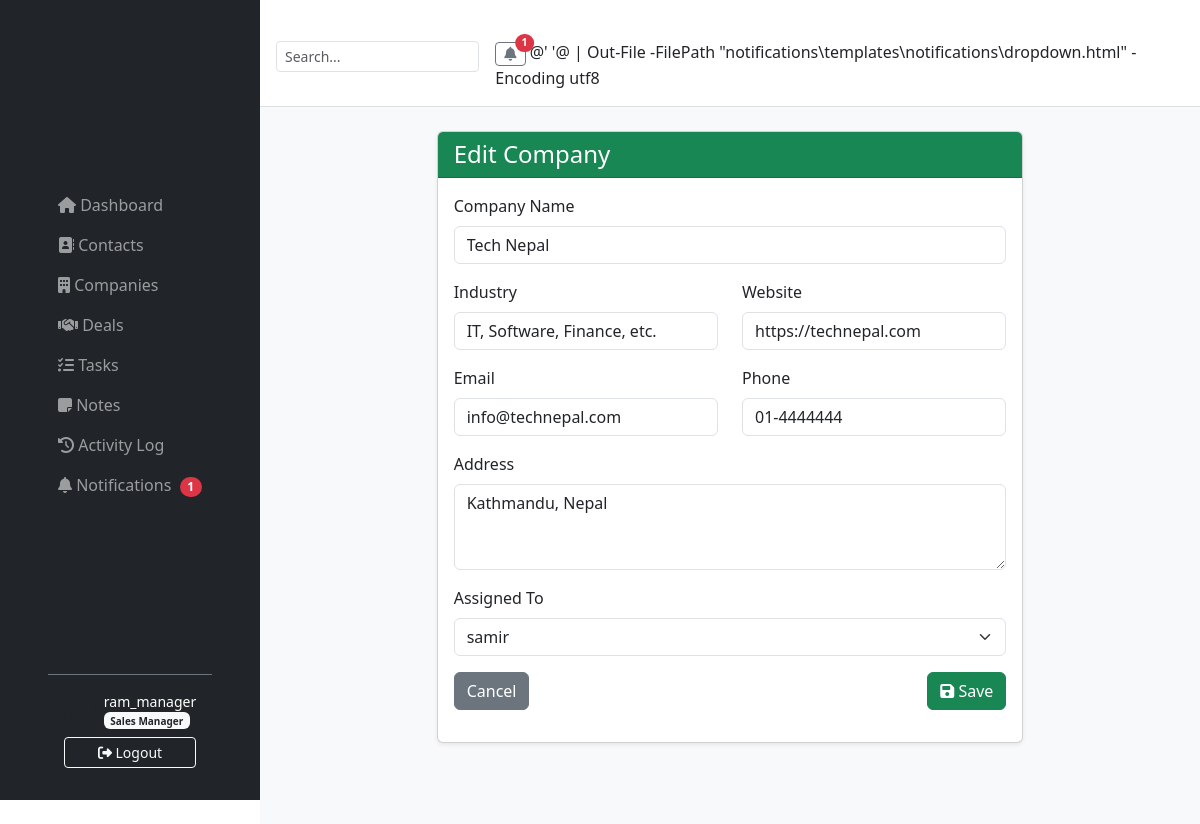
The app's page /companies/1/update/ (signed in) with its own data.
### companies/models.py (models this page shows, shortened)
class Company(models.Model):
    name = models.CharField(max_length=200, unique=True)
    industry = models.CharField(max_length=100, blank=True)
    website = models.URLField(blank=True)
    email = models.EmailField(blank=True)
    phone = models.CharField(max_length=20, blank=True)
    address = models.TextField(blank=True)
    assigned_to = models.ForeignKey(User, on_delete=models.SET_NULL, null=True, blank=True)
    created_at = models.DateTimeField(auto_now_add=True)

### companies/views.py (the view)
# urls.py: path('<int:pk>/update/', views.company_update, name='company_update'),
@login_required
@manager_required
def company_update(request, pk):
    company = get_object_or_404(
        Company,
        pk=pk
    )
    old_assigned_to = company.assigned_to
    if request.method == "POST":
        form = CompanyForm(
            request.POST,
            instance=company,
        )
        if form.is_valid():
            company = form.save()
            create_activity(
                user=request.user,
                module="Company",
                action="UPDATE",
                object_name=company.name,
                description=f"Updated company '{company.name}'",
            )
            if company.assigned_to:
                create_notification(
                    user=company.assigned_to,
                    title="Company Updated",
                    message=(
                        f"Company '{company.name}' "
                        "has been updated."
                    ),
                )
            if (
                old_assigned_to != company.assigned_to
                and company.assigned_to
            ):
                create_notification(
                    user=company.assigned_to,
                    title="Company Assigned",
                    message=(
                        f"You have been assigned "
                        f"company '{company.name}'."
                    ),
                )
            messages.success(
                request,
                "Company updated successfully!"
            )
            return redirect("company_list")
    else:
        form = CompanyForm(instance=company)
    return render(
        request,
        "companies/company_form.html",
        {
            "form": form,
        },
    )

### companies/forms.py
class CompanyForm(forms.ModelForm):
    class Meta:
        model = Company
        fields = ['name', 'industry', 'website', 'email', 'phone', 'address', 'assigned_to']
        widgets = {
            'name': forms.TextInput(attrs={'class': 'form-control'}),
            'industry': forms.TextInput(attrs={'class': 'form-control'}),
            'website': forms.URLInput(attrs={'class': 'form-control'}),
            'email': forms.EmailInput(attrs={'class': 'form-control'}),
            'phone': forms.TextInput(attrs={'class': 'form-control'}),
            'address': forms.Textarea(attrs={'class': 'form-control', 'rows': 3}),
            'assigned_to': forms.Select(attrs={'class': 'form-select'}),
        }

### notifications/context_processors.py (called while the page is built)
def notification_context(request):
    if request.user.is_authenticated:
        unread_count = request.user.notifications.filter(is_read=False).count()
        latest_notifications = request.user.notifications.all()[:5]
        return {
            'unread_count': unread_count,
            'latest_notifications': latest_notifications,
        }
    return {}

### companies/templates/companies/company_form.html (shortened to what this page needs)
{% extends 'base.html' %}
{% block content %}
<div class="row justify-content-center">
    <div class="col-md-8">
        <div class="card shadow-sm">
            <div class="card-header bg-success text-white">
                <h4 class="mb-0">{% if form.instance.pk %}Edit{% else %}Add New{% endif %} Company</h4>
            </div>
            <div class="card-body">
                <form method="post">
                    <div class="mb-3"><label class="form-label">Company Name</label>{{ form.name }}</div>
                    <div class="row">
                        <div class="col-md-6 mb-3"><label class="form-label">Industry</label>{{ form.industry }}</div>
                        <div class="col-md-6 mb-3"><label class="form-label">Website</label>{{ form.website }}</div>
                    </div>
                    <div class="row">
                        <div class="col-md-6 mb-3"><label class="form-label">Email</label>{{ form.email }}</div>
                        <div class="col-md-6 mb-3"><label class="form-label">Phone</label>{{ form.phone }}</div>
                    </div>
                    <div class="mb-3"><label class="form-label">Address</label>{{ form.address }}</div>
                    <div class="mb-3"><label class="form-label">Assigned To</label>{{ form.assigned_to }}</div>
                    <div class="d-flex justify-content-between">
                        <a href="{% url 'company_list' %}" class="btn btn-secondary">Cancel</a>
                        <button type="submit" class="btn btn-success"><i class="fas fa-save"></i> Save</button>
                    </div>
                </form>
            </div>
        </div>
    </div>
</div>
{% endblock %}

### templates/base.html (shortened to what this page needs)
﻿{% load static %}
<!DOCTYPE html>
<html lang="en">
<head>
    <link href="https://cdn.jsdelivr.net/npm/bootstrap@5.3.0/dist/css/bootstrap.min.css" rel="stylesheet">
    <link rel="stylesheet" href="https://cdnjs.cloudflare.com/ajax/libs/font-awesome/6.4.0/css/all.min.css">
    <link rel="stylesheet" href="{% static 'css/custom.css' %}">
</head>
<body>
    <nav class="navbar navbar-expand-lg navbar-dark bg-dark fixed-top" style="height: 100vh; width: 260px; flex-direction: column; align-items: stretch; padding: 0; z-index: 1030; display: flex; flex-direction: column;">
        <div class="container-fluid d-flex flex-column h-100">
            <div class="collapse navbar-collapse" id="sidebarNav" style="flex-grow: 1; overflow-y: auto;">
                <ul class="navbar-nav flex-column w-100 pt-3">
                    <li class="nav-item">
                        <a class="nav-link {% if request.resolver_match.url_name == 'dashboard' %}active{% endif %}" href="{% url 'dashboard' %}">
                            <i class="fas fa-home"></i> Dashboard
                        </a>
                    </li>
                    <li class="nav-item">
                        <a class="nav-link {% if request.resolver_match.url_name == 'contact_list' %}active{% endif %}" href="{% url 'contact_list' %}">
                            <i class="fas fa-address-book"></i> Contacts
                        </a>
                    </li>
                    <li class="nav-item">
                        <a class="nav-link {% if request.resolver_match.url_name == 'company_list' %}active{% endif %}" href="{% url 'company_list' %}">
                            <i class="fas fa-building"></i> Companies
                        </a>
                    </li>
                    <li class="nav-item">
                        <a class="nav-link {% if request.resolver_match.url_name == 'deal_list' %}active{% endif %}" href="{% url 'deal_list' %}">
                            <i class="fas fa-handshake"></i> Deals
                        </a>
                    </li>
                    <li class="nav-item">
                        <a class="nav-link {% if request.resolver_match.url_name == 'task_list' %}active{% endif %}" href="{% url 'task_list' %}">
                            <i class="fas fa-tasks"></i> Tasks
                        </a>
                    </li>
                    <li class="nav-item">
                        <a class="nav-link {% if request.resolver_match.url_name == 'note_list' %}active{% endif %}" href="{% url 'note_list' %}">
                            <i class="fas fa-sticky-note"></i> Notes
                        </a>
                    </li>
                    <li class="nav-item">
                        <a class="nav-link {% if request.resolver_match.url_name == 'activity_list' %}active{% endif %}" href="{% url 'activity_list' %}">
                            <i class="fas fa-history"></i> Activity Log
                        </a>
                    </li>
                    <li class="nav-item">
                        <a class="nav-link {% if request.resolver_match.url_name == 'list' and request.resolver_match.namespace == 'notifications' %}active{% endif %}" href="{% url 'notifications:list' %}">
                            <i class="fas fa-bell"></i> Notifications
                            {% if unread_count %}
                                <span class="badge bg-danger rounded-pill ms-1">{{ unread_count }}</span>
                            {% endif %}
                        </a>
                    </li>
                </ul>
            </div>
            {% if user.is_authenticated %}
            <div class="mt-auto p-3 border-top border-secondary">
                <div class="d-flex align-items-center">
                    <i class="fas fa-user-circle fa-2x me-2"></i>
                    <div>
                        <div class="text-white small">{{ user.username }}</div>
                        {% if user.groups.all %}
                            <span class="badge bg-light text-dark" style="font-size: 10px;">
                                {{ user.groups.first.name }}
                            </span>
                        {% endif %}
                    </div>
                </div>
                <form method="post" action="{% url 'logout' %}" class="mt-2">
                    <button type="submit" class="btn btn-outline-light btn-sm w-100">
                        <i class="fas fa-sign-out-alt"></i> Logout
                    </button>
                </form>
            </div>
            {% endif %}
        </div>
    </nav>
    <div style="margin-left: 260px; min-height: 100vh; background: #f8f9fa;">
        <div class="bg-white border-bottom p-3 d-flex justify-content-between align-items-center">
            <div class="d-flex align-items-center">
                <form class="d-flex me-3" role="search">
                    <input class="form-control form-control-sm" type="search" placeholder="Search..." aria-label="Search">
                </form>
                {% if user.is_authenticated %}
                <div class="dropdown">
                    <a class="btn btn-outline-secondary btn-sm position-relative" href="#" role="button" data-bs-toggle="dropdown">
                        <i class="fas fa-bell"></i>
                        {% if unread_count %}
                            <span class="position-absolute top-0 start-100 translate-middle badge rounded-pill bg-danger">
                                {{ unread_count }}
                            </span>
                        {% endif %}
                    </a>
                    {% include 'notifications/dropdown.html' %}
                </div>
                {% endif %}
            </div>
        </div>
        <div class="container-fluid p-4">
            {% block content %}{% endblock %}
        </div>
    </div>
</body>
</html>

### records on screen
Company: name "Tech Nepal", industry "IT, Software, Finance, etc.", website "https://technepal.com", email "info@technepal.com", phone "01-4444444", address "Kathmandu, Nepal", assigned_to "samir"

### other values on screen
{{ unread_count }} "1"
{{ user.username }} "ram_manager"
{{ user.groups.first.name }} "Sales Manager"
